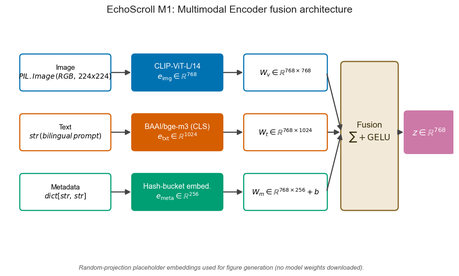
#> input picture echoscroll/M1_multimodal_encoder/figures/fig_fusion_diagram.png, 459 x 276 px, shrunk from 1231 x 740 before the run
$ python build_gallery.py
#> lines starting #> are read from the running program, lines starting #| are printed output that depends on the picture
"""Assemble a 3x3 gallery image (one headline figure per module)."""
from __future__ import annotations

import matplotlib
matplotlib.use("Agg")
import matplotlib.pyplot as plt
import matplotlib.image as mpimg
from pathlib import Path

ROOT = Path(__file__).resolve().parent

# (module dir, headline figure, label shown on the gallery)
HEADLINES = [
    ("M1_multimodal_encoder",   "fig_fusion_diagram.png",       "M1 · Multimodal Encoder"),
    ("M2_affective_projection", "fig_circumplex.png",           "M2 · Affective Projection"),
    ("M3_art_rag",              "fig_retrieval_scores.png",     "M3 · Art-history RAG"),
    ("M4_music_generator",      "fig_mel_spectrograms.png",     "M4 · Music Generator"),
    ("M5_editing_layer",        "fig_bpm_stretch.png",          "M5 · Editing Layer"),
    ("M6_prompt_translator",    "fig_slot_heatmap.png",         "M6 · Prompt Translator"),
    ("M7_humming_interaction",  "fig_pitch_contour.png",        "M7 · Humming Interaction"),
    ("M8_frontend_backend",     "fig_system_arch.png",          "M8 · Frontend + Backend"),
    ("M9_evaluation",           "fig_metric_summary.png",       "M9 · Evaluation"),
]


def main() -> None:
    fig, axes = plt.subplots(3, 3, figsize=(20, 16))
    fig.suptitle(
        "EchoScroll · Module Showcase",
        fontsize=24, fontweight="bold", y=0.995,
    )
    for ax, (mod, png, label) in zip(axes.flat, HEADLINES):
        path = ROOT / mod / "figures" / png
        if path.exists():
            ax.imshow(mpimg.imread(path))
            ax.set_title(label, fontsize=13, fontweight="bold", pad=6)
        else:
            ax.text(0.5, 0.5, f"missing:\n{mod}/{png}", ha="center", va="center", transform=ax.transAxes)
            ax.set_title(label, fontsize=13)
        ax.set_xticks([])
        ax.set_yticks([])
        for spine in ax.spines.values():
            spine.set_visible(False)

    out = ROOT / "GALLERY.png"
    fig.tight_layout(rect=[0, 0, 1, 0.97])
    fig.savefig(out, dpi=130, bbox_inches="tight", facecolor="#fafafa")
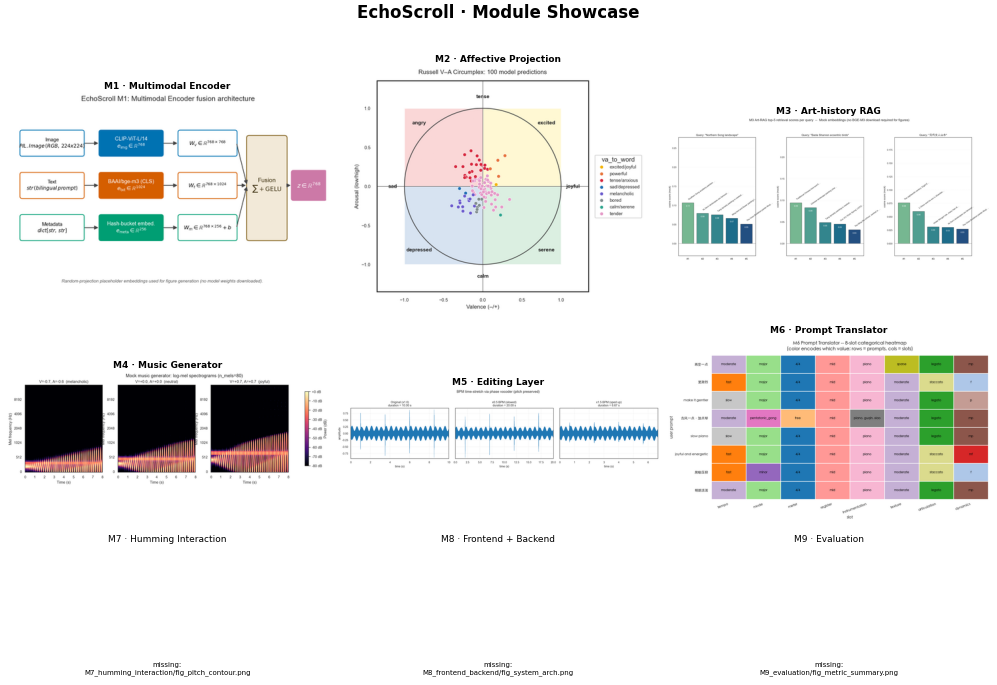
#> figure drawn by matplotlib, 6 panels
    print(f"wrote {out}")
#| wrote echoscroll/GALLERY.png


if __name__ == "__main__":
    main()
